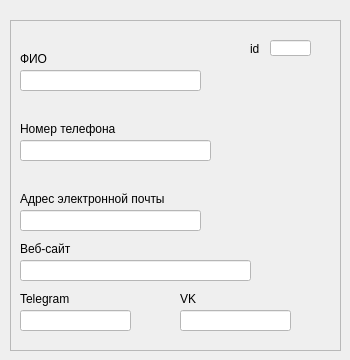
    <widget class="QWidget" name="page_representatives_props">
     <widget class="QFrame" name="frame_6">
      <property name="geometry">
       <rect>
        <x>10</x>
        <y>20</y>
        <width>331</width>
        <height>331</height>
       </rect>
      </property>
      <property name="frameShape">
       <enum>QFrame::StyledPanel</enum>
      </property>
      <property name="frameShadow">
       <enum>QFrame::Raised</enum>
      </property>
      <widget class="QLineEdit" name="tb_representatives_id">
       <property name="geometry">
        <rect>
         <x>260</x>
         <y>20</y>
         <width>41</width>
         <height>16</height>
        </rect>
       </property>
       <property name="styleSheet">
        <string notr="true">color: rgb(0, 0, 0);
background-color: rgb(255, 255, 255);</string>
       </property>
      </widget>
      <widget class="QLineEdit" name="tb_representatives_name">
       <property name="geometry">
        <rect>
         <x>10</x>
         <y>50</y>
         <width>181</width>
         <height>21</height>
        </rect>
       </property>
       <property name="styleSheet">
        <string notr="true">color: rgb(0, 0, 0);
background-color: rgb(255, 255, 255);</string>
       </property>
      </widget>
      <widget class="QLineEdit" name="tb_representatives_phone">
       <property name="geometry">
        <rect>
         <x>10</x>
         <y>120</y>
         <width>191</width>
         <height>21</height>
        </rect>
       </property>
       <property name="styleSheet">
        <string notr="true">color: rgb(0, 0, 0);
background-color: rgb(255, 255, 255);</string>
       </property>
      </widget>
      <widget class="QLabel" name="label_client_lname_8">
       <property name="geometry">
        <rect>
         <x>10</x>
         <y>30</y>
         <width>31</width>
         <height>18</height>
        </rect>
       </property>
       <property name="text">
        <string>ФИО</string>
       </property>
      </widget>
      <widget class="QLabel" name="label_fname_8">
       <property name="geometry">
        <rect>
         <x>10</x>
         <y>100</y>
         <width>107</width>
         <height>18</height>
        </rect>
       </property>
       <property name="text">
        <string>Номер телефона</string>
       </property>
      </widget>
      <widget class="QLabel" name="label_8">
       <property name="geometry">
        <rect>
         <x>240</x>
         <y>20</y>
         <width>12</width>
         <height>18</height>
        </rect>
       </property>
       <property name="text">
        <string>id</string>
       </property>
      </widget>
      <widget class="QLineEdit" name="tb_representatives_email">
       <property name="geometry">
        <rect>
         <x>10</x>
         <y>190</y>
         <width>181</width>
         <height>21</height>
        </rect>
       </property>
       <property name="styleSheet">
        <string notr="true">color: rgb(0, 0, 0);
background-color: rgb(255, 255, 255);</string>
       </property>
      </widget>
      <widget class="QLabel" name="label_fname_9">
       <property name="geometry">
        <rect>
         <x>10</x>
         <y>170</y>
         <width>165</width>
         <height>18</height>
        </rect>
       </property>
       <property name="text">
        <string>Адрес электронной почты</string>
       </property>
      </widget>
      <widget class="QLineEdit" name="tb_representatives_website">
       <property name="geometry">
        <rect>
         <x>10</x>
         <y>240</y>
         <width>231</width>
         <height>21</height>
        </rect>
       </property>
       <property name="styleSheet">
        <string notr="true">color: rgb(0, 0, 0);
background-color: rgb(255, 255, 255);</string>
       </property>
       <property name="text">
        <string/>
       </property>
      </widget>
      <widget class="QLabel" name="label_fname_10">
       <property name="geometry">
        <rect>
         <x>10</x>
         <y>220</y>
         <width>56</width>
         <height>18</height>
        </rect>
       </property>
       <property name="text">
        <string>Веб-сайт</string>
       </property>
      </widget>
      <widget class="QLabel" name="label_fname_11">
       <property name="geometry">
        <rect>
         <x>10</x>
         <y>270</y>
         <width>56</width>
         <height>18</height>
        </rect>
       </property>
       <property name="text">
        <string>Telegram</string>
       </property>
      </widget>
      <widget class="QLabel" name="label_fname_12">
       <property name="geometry">
        <rect>
         <x>170</x>
         <y>270</y>
         <width>17</width>
         <height>18</height>
        </rect>
       </property>
       <property name="text">
        <string>VK</string>
       </property>
      </widget>
      <widget class="QLineEdit" name="tb_representatives_telegram">
       <property name="geometry">
        <rect>
         <x>10</x>
         <y>290</y>
         <width>111</width>
         <height>21</height>
        </rect>
       </property>
       <property name="styleSheet">
        <string notr="true">color: rgb(0, 0, 0);
background-color: rgb(255, 255, 255);</string>
       </property>
       <property name="text">
        <string/>
       </property>
      </widget>
      <widget class="QLineEdit" name="tb_representatives_vk">
       <property name="geometry">
        <rect>
         <x>170</x>
         <y>290</y>
         <width>111</width>
         <height>21</height>
        </rect>
       </property>
       <property name="styleSheet">
        <string notr="true">color: rgb(0, 0, 0);
background-color: rgb(255, 255, 255);</string>
       </property>
       <property name="text">
        <string/>
       </property>
      </widget>
     </widget>
    </widget>
